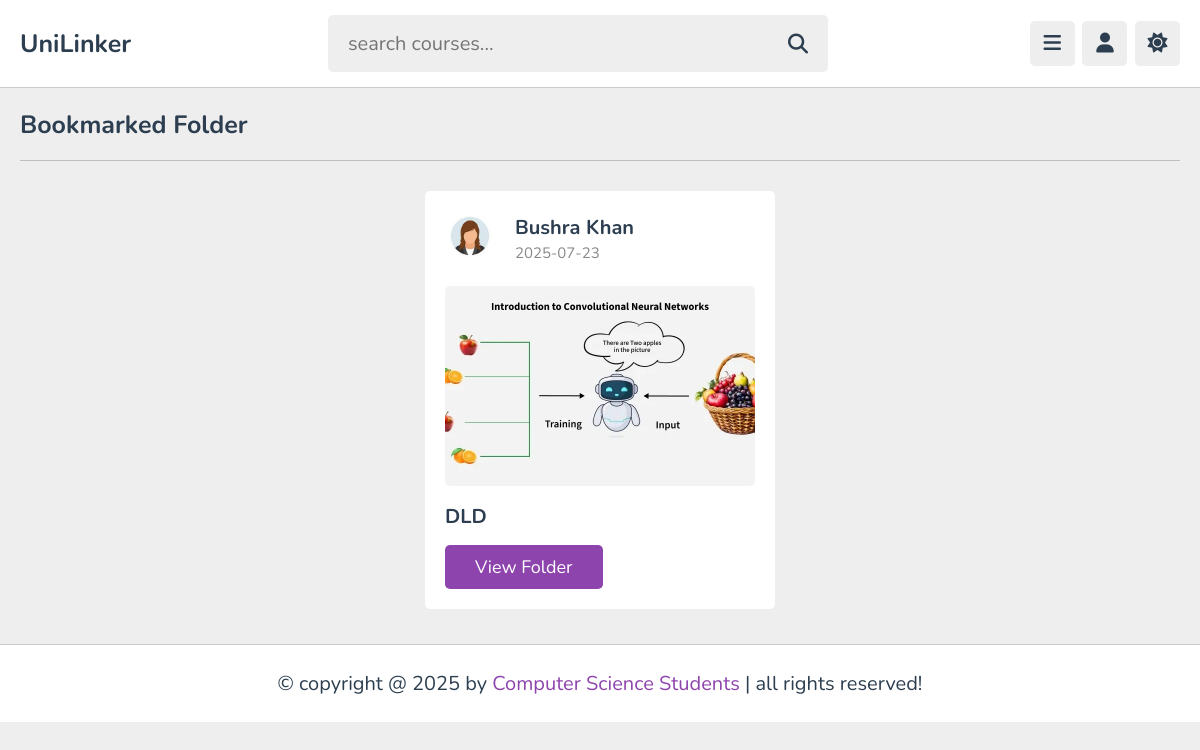
Page /bookmark.php (signed in) on the earlier database version.
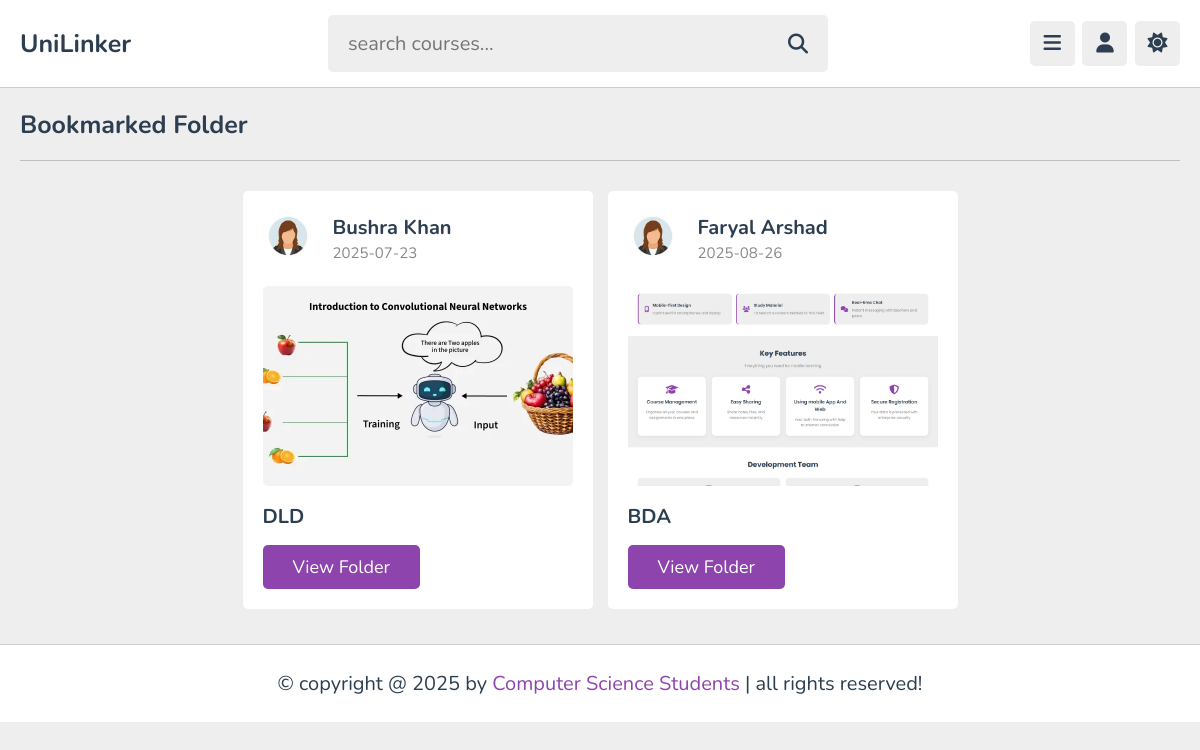
Same page on the later database version.
### tables this page shows
CREATE TABLE `playlist` (
  `id` varchar(20) NOT NULL,
  `tutor_id` varchar(20) NOT NULL,
  `title` varchar(100) NOT NULL,
  `description` varchar(1000) NOT NULL,
  `thumb` varchar(100) NOT NULL,
  `date` date NOT NULL DEFAULT current_timestamp(),
  `status` varchar(20) NOT NULL DEFAULT 'deactive',
  `department` varchar(225) NOT NULL
);

CREATE TABLE `tutors` (
  `id` varchar(20) NOT NULL,
  `name` varchar(50) NOT NULL,
  `username` varchar(50) NOT NULL,
  `profession` varchar(50) NOT NULL,
  `email` varchar(50) NOT NULL,
  `password` varchar(50) NOT NULL,
  `image` varchar(100) NOT NULL,
  `gender` varchar(255) DEFAULT NULL,
  `faculty` varchar(255) DEFAULT NULL,
  `batch` varchar(255) DEFAULT NULL,
  `university` varchar(225) DEFAULT NULL,
  `status` enum('Pending','Approved','Rejected') DEFAULT 'Pending',
  `last_active` timestamp NULL DEFAULT NULL,
  `departments` varchar(254) NOT NULL
);

### bookmark.php (the view, shortened to what this page needs)
<?php
include 'components/connect.php';
if(isset($_COOKIE['user_id'])){
   $user_id = $_COOKIE['user_id'];
}else{
   $user_id = '';
   header('location:home.php');
}
?>
<!DOCTYPE html>
<html lang="en">
<head>
   <link rel="stylesheet" href="https://cdnjs.cloudflare.com/ajax/libs/font-awesome/6.2.0/css/all.min.css">
   <link rel="stylesheet" href="css/style.css">
</head>
<body>
<?php include 'components/user_header.php'; ?>
<section class="courses">
   <h1 class="heading">bookmarked Folder</h1>
   <div class="box-container">
      <?php
         $select_bookmark = $conn->prepare("SELECT * FROM `bookmark` WHERE user_id = ?");
         $select_bookmark->execute([$user_id]);
         if($select_bookmark->rowCount() > 0){
            while($fetch_bookmark = $select_bookmark->fetch(PDO::FETCH_ASSOC)){
               $select_courses = $conn->prepare("SELECT * FROM `playlist` WHERE id = ? AND status = ? ORDER BY date DESC");
               $select_courses->execute([$fetch_bookmark['playlist_id'], 'active']);
               if($select_courses->rowCount() > 0){
                  while($fetch_course = $select_courses->fetch(PDO::FETCH_ASSOC)){
                  $course_id = $fetch_course['id'];
                  $select_tutor = $conn->prepare("SELECT * FROM `tutors` WHERE id = ?");
                  $select_tutor->execute([$fetch_course['tutor_id']]);
                  $fetch_tutor = $select_tutor->fetch(PDO::FETCH_ASSOC);
      ?>
      <div class="box">
         <div class="tutor">
            <img src="uploaded_files/<?= $fetch_tutor['image']; ?>" alt="">
            <div>
               <h3><?= $fetch_tutor['name']; ?></h3>
               <span><?= $fetch_course['date']; ?></span>
            </div>
         </div>
         <img src="uploaded_files/<?= $fetch_course['thumb']; ?>" class="thumb" alt="">
         <h3 class="title"><?= $fetch_course['title']; ?></h3>
         <a href="playlist.php?get_id=<?= $course_id; ?>" class="inline-btn">view Folder</a>
      </div>
      <?php
               }
            }else{
               echo '<p class="empty">no courses found!</p>';
            }
         }
      }else{
         echo '<p class="empty">nothing bookmarked yet!</p>';
      }
      ?>
   </div>
</section>
<?php include 'components/footer.php'; ?>
</body>
</html>

Differences in the rows shown:
added playlist: tutor.image (picture), tutor.name "Faryal Arshad", date "2025-08-26", thumb (picture), title "BDA"
